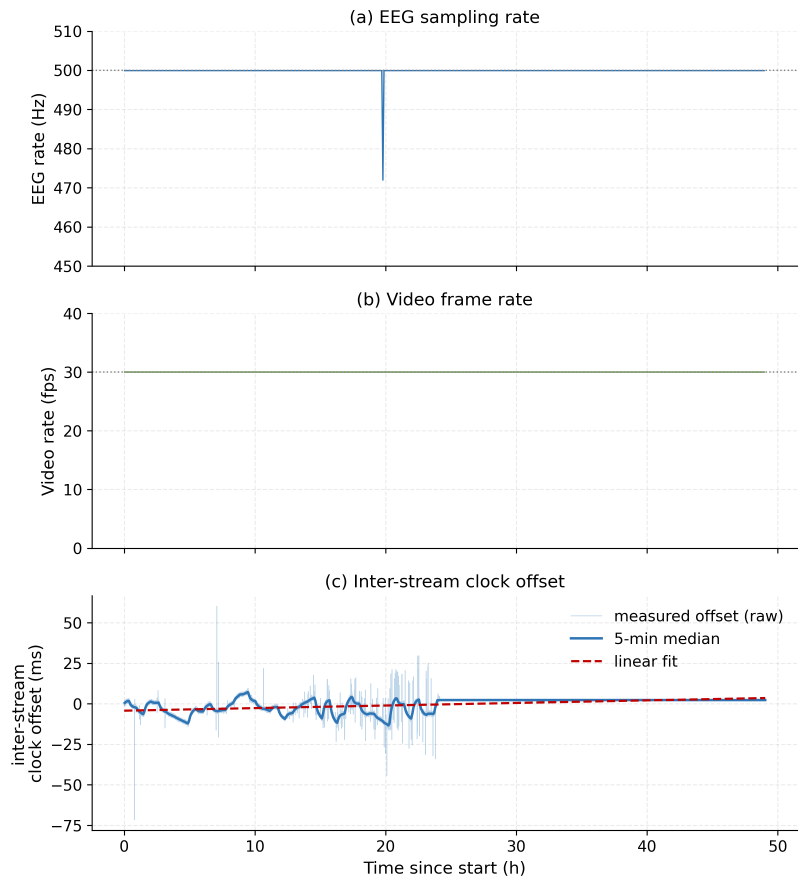
#> input picture sync-verification/results/soak_overview.png, 2421 x 2660 px (shown at 1/3 size)
$ python vectorize_soak_overview.py
#> lines starting #> are read from the running program, lines starting #| are printed output that depends on the picture; after the words box and inside, x2 and y2 are one past the last pixel; in counts of white or black regions, pixels touching at a corner belong together
"""Re-vectorise an existing soak_overview.png whose source session is gone.

The original 3-panel figure (plot_soak_results.py) was only kept as a 300-dpi
PNG and the recording it was made from is no longer on disk. Inkscape autotrace
is useless on it (it traces every antialiased pixel). Instead this script
*digitises the plotted curves straight out of the raster* and re-draws them with
the original figure's matplotlib styling, producing a genuine vector file
(crisp text, real line paths):

    soak_overview.svg
    soak_overview.pdf

Fidelity: panels (a)/(b) and panel (c)'s 5-min median + linear fit are recovered
faithfully; panel (c)'s light raw-offset cloud is reconstructed as a per-column
envelope (shape matches, individual samples are approximate). The axes, ticks,
labels, titles, nominal lines and legend are NOT traced -- they are redrawn from
the original code, so they are pixel-clean.

    python sync-verification/vectorize_soak_overview.py \
        [--png results/soak_overview.png] [--out results]
"""
import argparse
import os

import numpy as np
from PIL import Image

import matplotlib
matplotlib.use("Agg")
import matplotlib.pyplot as plt
from matplotlib.collections import LineCollection

# ---- styling identical to plot_soak_results.py -----------------------------
plt.rcParams.update({
    "figure.dpi": 120, "savefig.dpi": 300, "savefig.bbox": "tight",
    "font.family": "DejaVu Sans", "font.size": 11,
    "axes.labelsize": 12, "axes.titlesize": 12.5,
    "axes.spines.top": False, "axes.spines.right": False,
    "axes.grid": True, "grid.alpha": 0.25, "grid.linestyle": "--",
    "legend.frameon": False,
})
C_EEG = (46, 117, 182)    # #2E75B6
C_VID = (84, 130, 53)     # #548235
C_FIT = (192, 0, 0)       # #C00000
H_EEG, H_VID, H_FIT = "#2E75B6", "#548235", "#C00000"
C_NOM = "#808080"

# ---- pixel <-> data calibration (from tick-mark detection) ------------------
PX_X0, H_X0 = 373.0, 0.0          # x px 373  -> 0 h
PX_X1, H_X1 = 2333.0, 50.0        # x px 2333 -> 50 h
A_TOP, A_BOT = 94.0, 798.0        # panel a: 510 Hz (row 94) .. 450 Hz (row 798)
A_VTOP, A_VBOT = 510.0, 450.0
B_TOP, B_BOT = 940.0, 1645.0      # panel b: 40 fps .. 0 fps
B_VTOP, B_VBOT = 40.0, 0.0
C_ZERO_PX, C_MS_PER_PX = 2111.0, 25.0 / 121.6   # panel c: px 2111 -> 0 ms
PANEL_A = (90, 799)
PANEL_B = (905, 1650)
PANEL_C = (1755, 2492)
PLOT_X = (300, 2392)              # columns inside the axes box


def x_to_h(px):
    return H_X0 + (px - PX_X0) * (H_X1 - H_X0) / (PX_X1 - PX_X0)


def y_to_a(py):
    return A_VBOT + (A_BOT - py) * (A_VTOP - A_VBOT) / (A_BOT - A_TOP)


def y_to_b(py):
    return B_VBOT + (B_BOT - py) * (B_VTOP - B_VBOT) / (B_BOT - B_TOP)


def y_to_c(py):
    return (C_ZERO_PX - py) * C_MS_PER_PX


def _dist(im, rgb):
    return (np.abs(im[:, :, 0] - rgb[0]) + np.abs(im[:, :, 1] - rgb[1])
            + np.abs(im[:, :, 2] - rgb[2]))


def main():
    ap = argparse.ArgumentParser()
    ap.add_argument("--png", default="results/soak_overview.png")
    ap.add_argument("--out", default=None)
    args = ap.parse_args()
    here = os.path.dirname(os.path.abspath(__file__))
    png = args.png if os.path.isabs(args.png) else os.path.join(here, args.png)
    out = args.out or os.path.dirname(png)
    os.makedirs(out, exist_ok=True)

    im = np.asarray(Image.open(png).convert("RGB")).astype(int)
    x0, x1 = PLOT_X
    cols = np.arange(x0, x1)

    eeg_d = _dist(im, C_EEG)
    vid_d = _dist(im, C_VID)
#> call 2 of _dist, with rgb = (84, 130, 53)
#> in _dist (call 2), `return (np.abs(im[:, :, 0] - rgb[0]) + np.abs(im[:, :, 1] - rgb[1]) + ..`:
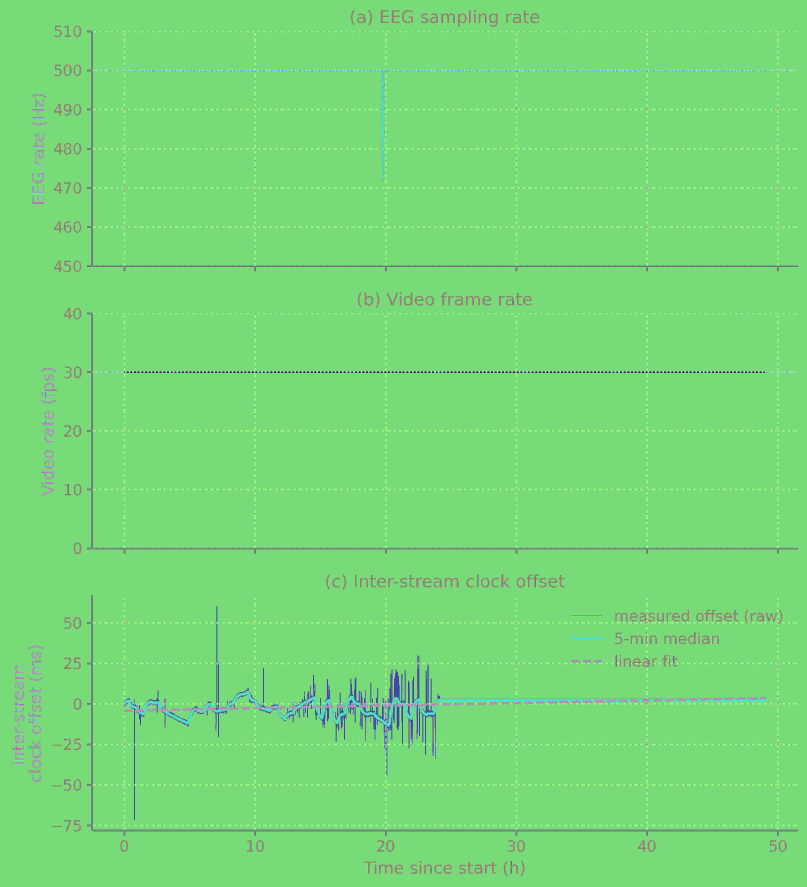
#> returned value: shape (2660, 2421) int64 (shown at 1/3 size); 447 distinct labels, from 0 to 498; one colour per label, 0 black
    fit_d = _dist(im, C_FIT)
#> call 3 of _dist, with rgb = (192, 0, 0)
#> in _dist (call 3), `return (np.abs(im[:, :, 0] - rgb[0]) + np.abs(im[:, :, 1] - rgb[1]) + ..`:
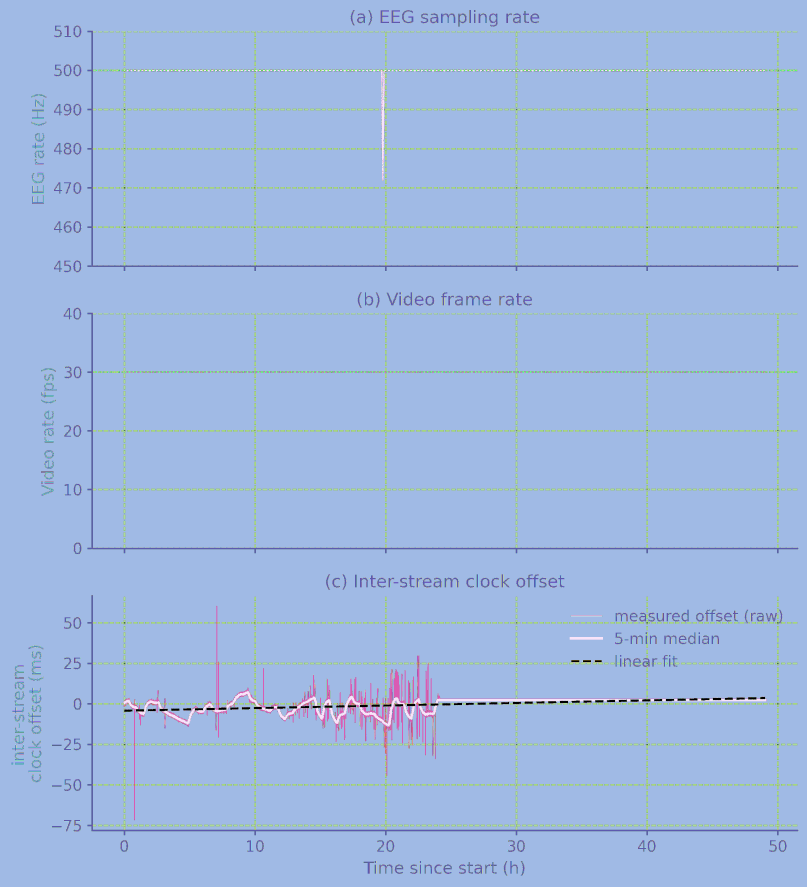
#> returned value: shape (2660, 2421) int64 (shown at 1/3 size); 559 distinct labels, from 0 to 573; one colour per label, 0 black
    r, g, b = im[:, :, 0], im[:, :, 1], im[:, :, 2]
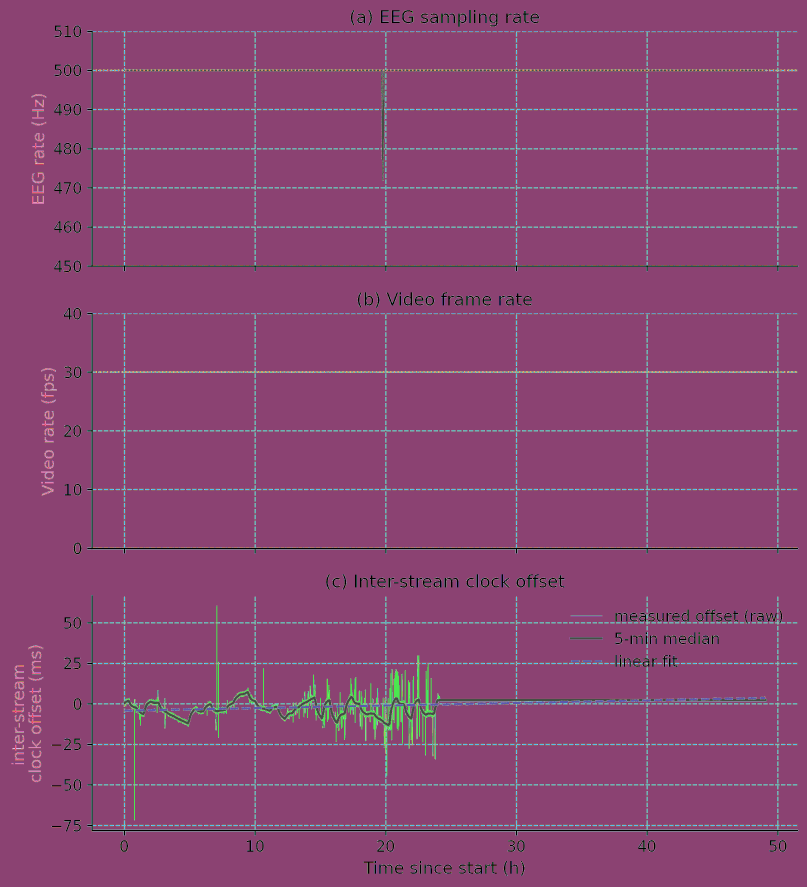
#> r: shape (2660, 2421) int64 (shown at 1/3 size); 256 distinct labels, from 0 to 255; one colour per label, 0 black
#> g: shape (2660, 2421) int64; 256 distinct labels, from 0 to 255
#> b: shape (2660, 2421) int64; 256 distinct labels, from 0 to 255
    bluish = (b - r > 15) & (b - g > 8) & (b > 150)   # raw cloud (alpha 0.30)
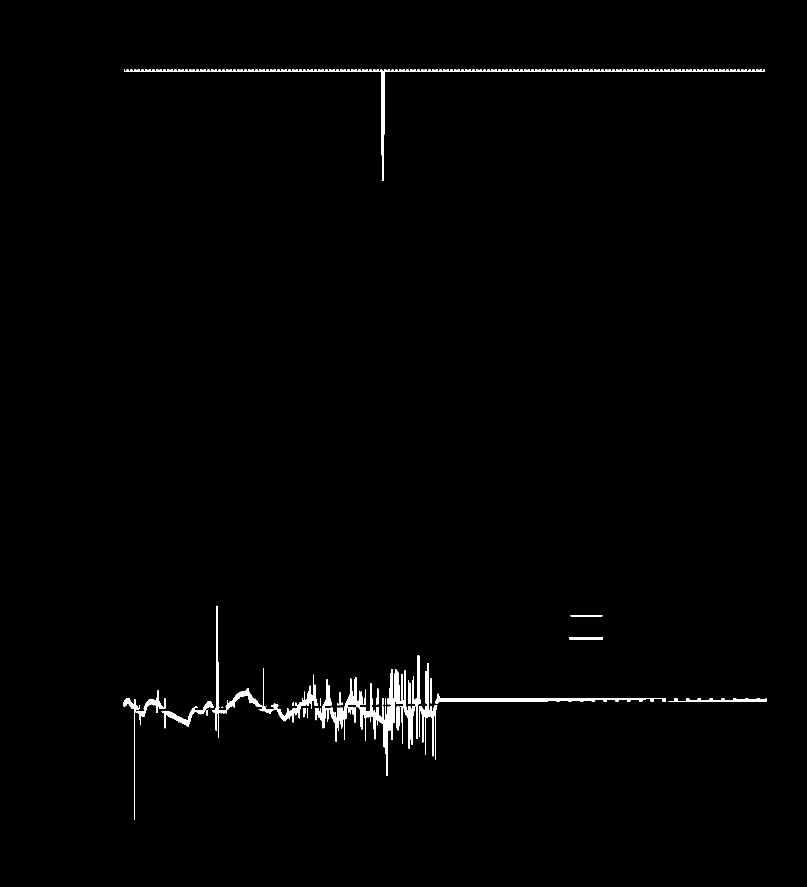
#> bluish: shape (2660, 2421) bool (shown at 1/3 size); 0.86% white; 39 white regions (4 under 20 px), largest, box (x1, y1, x2, y2) and area: (988, 1966, 1263, 2328) 16586, (372, 209, 2295, 543) 9378, (636, 1817, 954, 2212) 7951
    # permissive blue for the thin, anti-aliased panel-a trace (the flat 500 Hz
    # line is a 1 px line largely hidden under the dotted nominal line, so the
    # strict colour-distance test misses it). Excludes the grey grid/nominal.
    blue_line = (b - r > 12) & (b - g > 8) & (b < 248) & (r < 215)
#> blue_line: shape (2660, 2421) bool; 0.85% white; 38 white regions (3 under 20 px), largest, box (x1, y1, x2, y2) and area: (989, 1966, 1263, 2328) 16032, (372, 209, 2295, 542) 9646, (636, 1818, 954, 2212) 7825

    # blank out the original legend (upper-right of panel c) so its colour
    # samples + text are not mistaken for data. No real curve enters this box
    # (after ~hour 31 the offset is flat near 0 ms, well below it).
    LGND_X = (1595, 2360)
    LGND_Y = (1750, 2010)
    for d in (eeg_d, vid_d, fit_d):
        d[LGND_Y[0]:LGND_Y[1], LGND_X[0]:LGND_X[1]] = 999
#> this loop made 3 passes
    bluish[LGND_Y[0]:LGND_Y[1], LGND_X[0]:LGND_X[1]] = False

    # ---- panel (a): EEG sampling rate (flat 500 Hz + reconnect dip) ----------
    ay0, ay1 = PANEL_A
    ah, arate = [], []
    for x in cols:
        rows = np.where(blue_line[ay0:ay1, x])[0]
        if rows.size >= 2:
            ah.append(x_to_h(x))
            arate.append(y_to_a(ay0 + rows.max()))   # lowest point -> keeps dip
#> after the loop, ah = 1327 values from -0.0255 to 49.01; arate = 1327 values, max 499.9 at index 0, min 471.9 at index 532, mean 499.7
    ah, arate = np.asarray(ah), np.asarray(arate)

    # ---- panel (b): video frame rate (flat 30 fps) ---------------------------
    by0, by1 = PANEL_B
    bh, brate = [], []
    for x in cols:
        rows = np.where(vid_d[by0:by1, x] < 60)[0]
        if rows.size:
            bh.append(x_to_h(x))
            brate.append(y_to_b(by0 + rows.mean()))
#> after the loop, bh = 1187 values from -0.0255 to 48.98; brate = 1187 values, max 30.07 at index 0, min 30.01 at index 27, mean 30.04
    bh, brate = np.asarray(bh), np.asarray(brate)

    # ---- panel (c): inter-stream clock offset --------------------------------
    cy0, cy1 = PANEL_C
    raw_segs, mh, mval, fh, fval = [], [], [], [], []
    for x in cols:
        sl_eeg = eeg_d[cy0:cy1, x] < 55          # opaque median (solid blue)
        sl_blue = bluish[cy0:cy1, x]             # raw cloud (light blue)
        sl_fit = fit_d[cy0:cy1, x] < 70          # dashed red fit
        med = np.where(sl_eeg)[0]
        raw = np.where(sl_blue | sl_eeg)[0]      # median sits inside the cloud
        fit = np.where(sl_fit)[0]
        h = x_to_h(x)
        if raw.size:
            raw_segs.append([(h, y_to_c(cy0 + raw.max())),
                             (h, y_to_c(cy0 + raw.min()))])
        if med.size:
            mh.append(h); mval.append(y_to_c(cy0 + med.mean()))
        if fit.size:
            fh.append(h); fval.append(y_to_c(cy0 + fit.mean()))
#> after the loop, fh = 1311 values from 0 to 49.01; fval = 1311 values, max 3.6 at index 1297, min -4.21 at index 0, mean -0.339; mh = 1871 values from -0.0765 to 49.11; mval = 1871 values, max 6.99 at index 367, min -13.06 at index 787, mean -0.441; raw_segs = 1924 items
    mh, mval = np.asarray(mh), np.asarray(mval)
    fh, fval = np.asarray(fh), np.asarray(fval)
    # the fit is a straight line by construction -> refit for a clean vector path
    if fh.size >= 2:
        s, i = np.polyfit(fh, fval, 1)
#> s = 0.159; i = -4.22
        fx = np.array([0.0, max(ah[-1] if ah.size else 49.0, fh[-1])])
#> fx = [0, 49.01]
        fy = s * fx + i
#> fy = [-4.22, 3.57]

    # ---- redraw with the original styling ------------------------------------
    fig, ax = plt.subplots(3, 1, figsize=(8.2, 9.0), sharex=True)

    ax[0].plot(ah, arate, color=H_EEG, lw=1.0)
    ax[0].axhline(500.0, color=C_NOM, lw=1.0, ls=":")
    ax[0].set_ylabel("EEG rate (Hz)")
    ax[0].set_ylim(450.0, 510.0)
    ax[0].set_title("(a) EEG sampling rate")

    ax[1].plot(bh, brate, color=H_VID, lw=1.0)
    ax[1].axhline(30.0, color=C_NOM, lw=1.0, ls=":")
    ax[1].set_ylabel("Video rate (fps)")
    ax[1].set_ylim(0, 40)
    ax[1].set_title("(b) Video frame rate")

    ax[2].add_collection(LineCollection(raw_segs, colors=H_EEG, linewidths=0.6,
                                        alpha=0.30, label="measured offset (raw)"))
    ax[2].plot(mh, mval, color=H_EEG, lw=1.8, label="5-min median")
    if fh.size >= 2:
        ax[2].plot(fx, fy, color=H_FIT, lw=1.6, ls="--", label="linear fit")
    ax[2].set_ylabel("inter-stream\nclock offset (ms)")
    ax[2].set_xlabel("Time since start (h)")
    ax[2].set_title("(c) Inter-stream clock offset")
    ax[2].set_ylim(-75, 60)
    ax[2].legend(loc="upper right", frameon=False)
    ax[2].autoscale_view()

    fig.tight_layout()
    for ext in ("svg", "pdf", "png"):
        p = os.path.join(out, f"soak_overview_vector.{ext}")
        fig.savefig(p)
        print("wrote", p)
#> this loop made 3 passes
#> pass 1, in main, `fig.savefig(p)`:
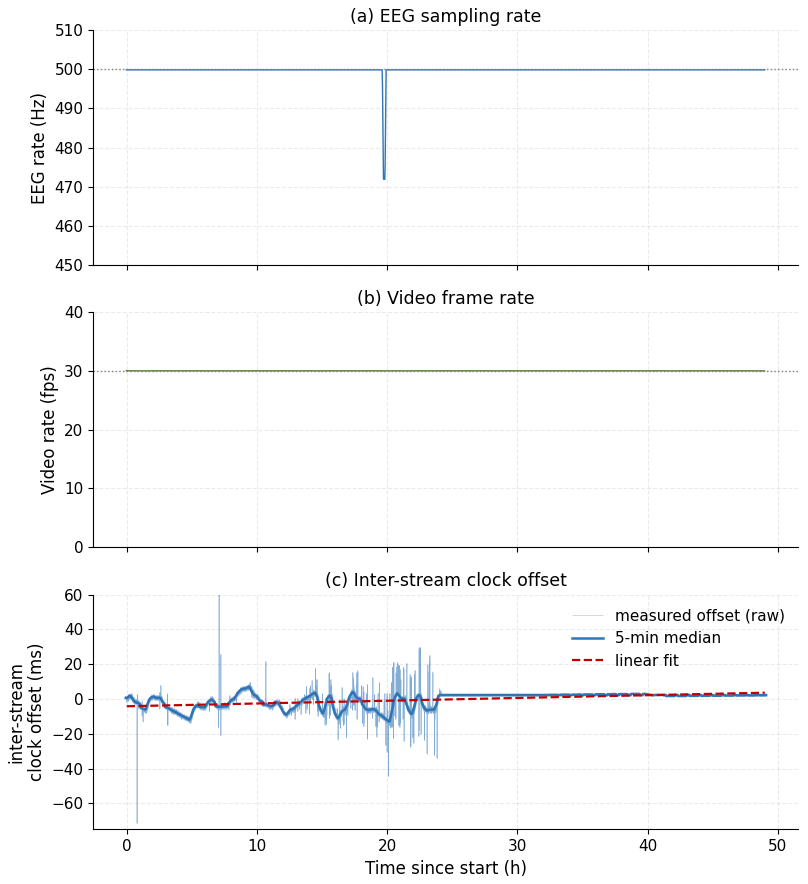
#> figure drawn by matplotlib, 3 panels; panel 3: curve peaks at x = 9.39, y = 6.99
    plt.close(fig)


if __name__ == "__main__":
    main()

$ run again, with sync-verification/results/marker_overlay.png copied over sync-verification/results/soak_overview.png
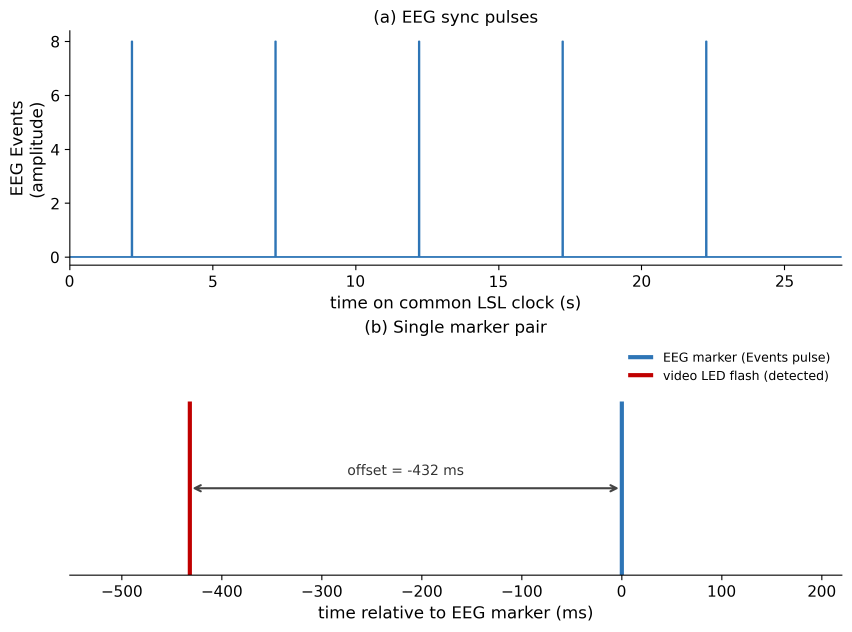
#> input picture sync-verification/results/marker_overlay.png, 2554 x 1894 px (shown at 1/3 size)
#> r: shape (1894, 2554) int64; 256 distinct labels, from 0 to 255
#> g: shape (1894, 2554) int64; 256 distinct labels, from 0 to 255
#> b: shape (1894, 2554) int64; 256 distinct labels, from 0 to 255
#> in main, `bluish = (b - r > 15) & (b - g > 8) & (b > 150)`:
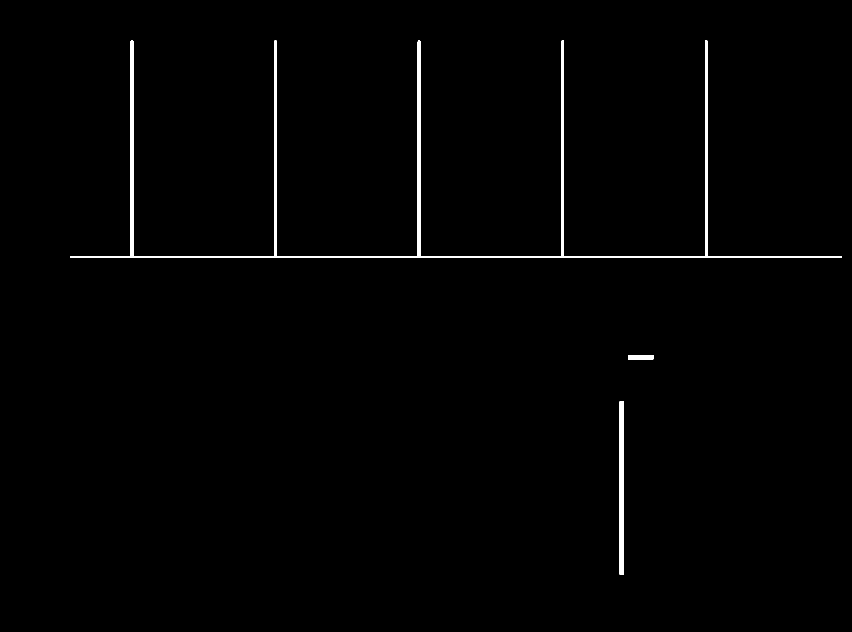
#> bluish: shape (1894, 2554) bool (shown at 1/3 size); 0.98% white; 3 white regions, box (x1, y1, x2, y2) and area: (211, 121, 2525, 774) 39569, (1859, 1204, 1872, 1724) 6760, (1884, 1065, 1960, 1078) 988
#> the loop in main, `for d in (eeg_d, vid_d, fit_d):` made 3 passes
#> after the loop in main, `for x in cols:`: ah = 2092 values from -1.86 to 51.48; arate = 2092 values from 452.1 to 452.1
#> after the loop in main, `for x in cols:`: bh = []
#> in main, `bh, brate = np.asarray(bh), np.asarray(brate)`: bh = empty array
#> after the loop in main, `for x in cols:`: fh = []
#> in main, `mh, mval = np.asarray(mh), np.asarray(mval)`: mh = empty array
#> the loop in main, `for ext in ("svg", "pdf", "png"):` made 3 passes
#> pass 1, in main, `fig.savefig(p)`:
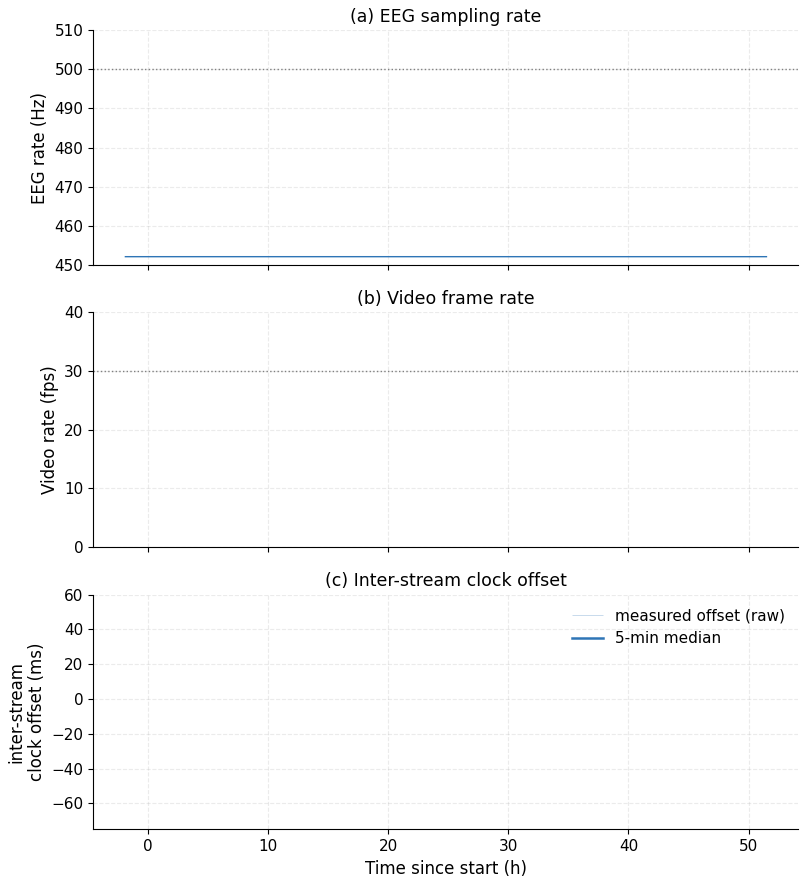
#> figure drawn by matplotlib, 3 panels
